Frame 1 (no input): blank canvas, image omitted
Frame 60 (the mouse pressed at the canvas centre just before this capture): blank canvas, image omitted
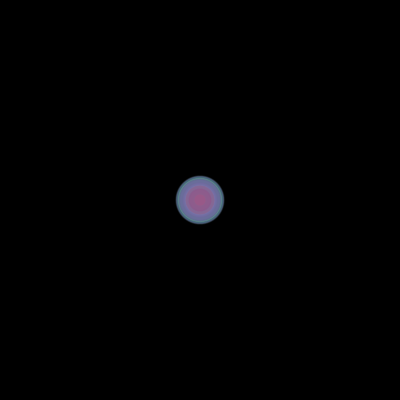
Frame 120 (the mouse held since frame 60 and released just before this capture)

The Processing sketch whose frames 1 and 60 were blank and that drew this single picture after the mouse press (run headless with seeded random() and noise(); from frame 60 on, the mouse is pressed at the canvas centre):

// Processing sketch: processing_50620
// ── processing_50620.pde

// Homework #4 48-257
// Humaira Tasnim htasnim Copyright 2012
 
float x, y, dia;
 
void setup()
{
  size (400, 400);
  smooth ();
  noStroke ();
  background (0);
}
 
void draw()
{
  // Mouse input:
  // Circle is drawn where the mouse is pressed
  if (mousePressed)
  {
    x = mouseX;
    y = mouseY;
    dia = random (10,50);
    fill (random(255), random(255), random(255), 35);
    ellipse (x, y, dia, dia);
  }
}
 
void keyPressed()
{
  // Keyboard input:
  // Trail of the Circle goes in the up direction
  if (keyCode == UP)
  {
    y = y - dia;
    ellipse (x, y, dia, dia);
  }
  
  // Keyboard input:
  // Trail of the Circle goes in the down direction  
  if (keyCode == DOWN)
  {
    y = y + dia;
    ellipse (x, y, dia, dia);
  }
   
  // Keyboard input:
  // Trail of the Circle goes in the left direction  
  if (keyCode == LEFT)
  {
    x = x - dia;
    ellipse (x, y, dia, dia);
  }
  
  // Keyboard input:
  // Trail of the Circle goes in the right direction  
  if (keyCode == RIGHT)
  {
    x = x + dia;
    ellipse (x, y, dia, dia);
  }
  
  // Keyboard input:
  // Clears the screen  
  if (key == ' ')
  {
    background (0);
  }
     
  // Keyboard input:
  // Increases the diameter of the Trail of the Circle
  if (key == '+')
  {
    dia = dia + 1;
    ellipse (x, y, dia, dia);
  }
   
  // Keyboard input:
  // Decreases the diameter of the Trail of the Circle 
  if (key == '-')
  {
    dia = dia - 1;
    ellipse (x, y, dia, dia);
  }
}
